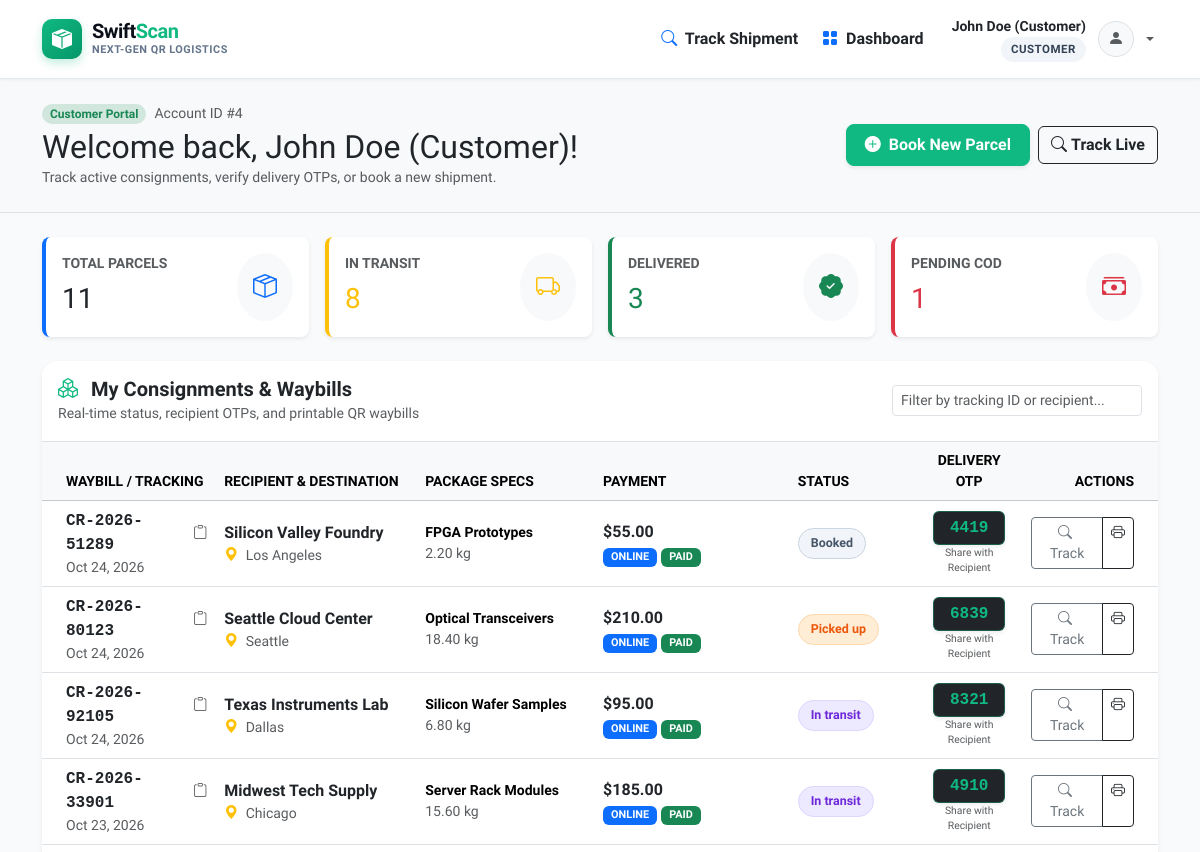
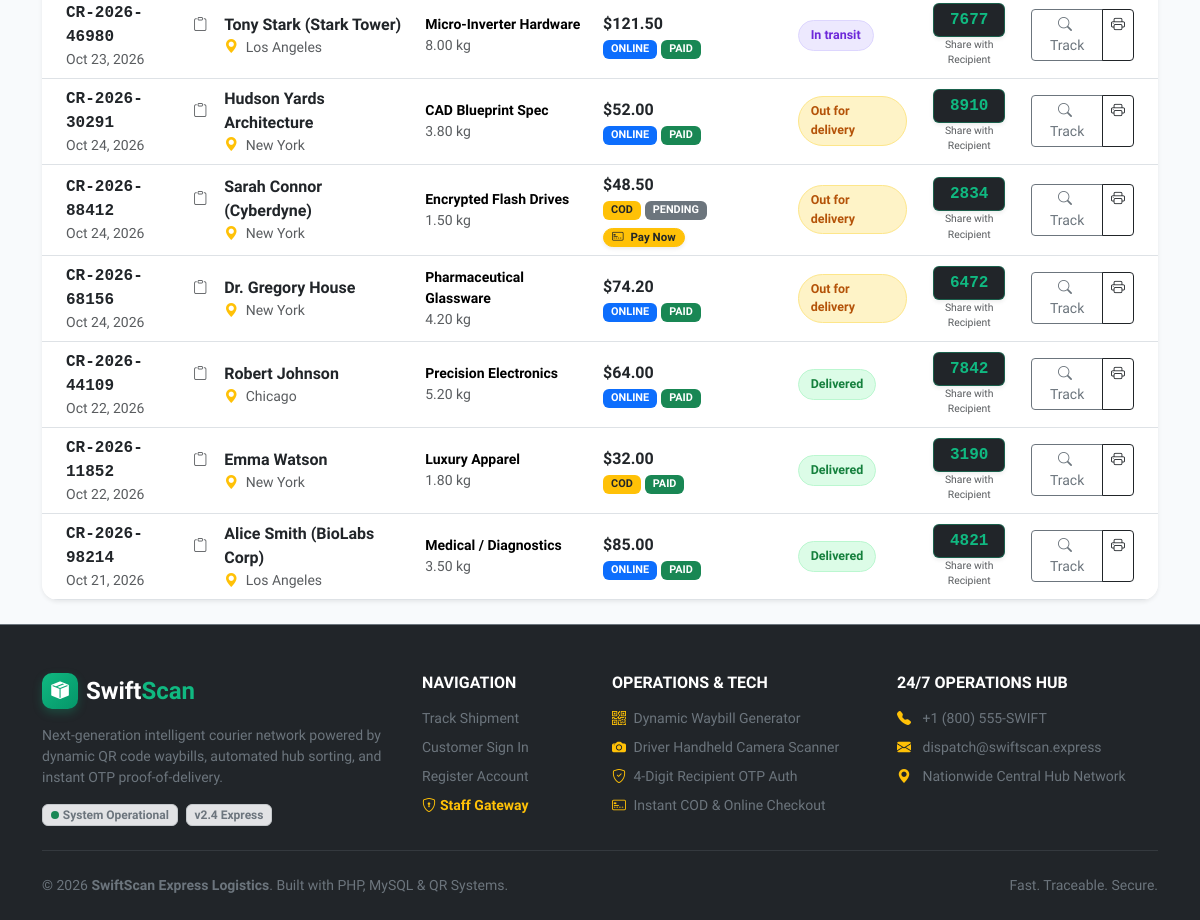
The page /customer/ (signed in) on the database its author committed (2 pictures, top to bottom).
### tables this page shows
CREATE TABLE `parcels` (
  `id` int(11) NOT NULL AUTO_INCREMENT,
  `tracking_number` varchar(50) NOT NULL,
  `sender_id` int(11) DEFAULT NULL,
  `sender_name` varchar(150) NOT NULL,
  `sender_phone` varchar(20) NOT NULL,
  `sender_address` text NOT NULL,
  `sender_city` varchar(100) NOT NULL,
  `sender_pincode` varchar(20) NOT NULL,
  `receiver_name` varchar(150) NOT NULL,
  `receiver_phone` varchar(20) NOT NULL,
  `receiver_address` text NOT NULL,
  `receiver_city` varchar(100) NOT NULL,
  `receiver_pincode` varchar(20) NOT NULL,
  `weight_kg` decimal(6,2) NOT NULL DEFAULT 1.00,
  `parcel_type` varchar(50) NOT NULL DEFAULT 'Standard Box',
  `shipping_cost` decimal(10,2) NOT NULL DEFAULT 45.00,
  `origin_hub_id` int(11) DEFAULT NULL,
  `destination_hub_id` int(11) DEFAULT NULL,
  `current_hub_id` int(11) DEFAULT NULL,
  `assigned_driver_id` int(11) DEFAULT NULL,
  `delivery_otp` varchar(6) NOT NULL DEFAULT '4821',
  `status` enum('booked','picked_up','in_transit','out_for_delivery','delivered','failed','returned') NOT NULL DEFAULT 'booked',
  `payment_status` enum('pending','paid') NOT NULL DEFAULT 'pending',
  `payment_method` enum('online','cod') NOT NULL DEFAULT 'online',
  `created_at` timestamp NOT NULL DEFAULT current_timestamp(),
  `delivered_at` timestamp NULL DEFAULT NULL,
  PRIMARY KEY (`id`),
  UNIQUE KEY `tracking_number` (`tracking_number`),
  KEY `fk_parcel_sender` (`sender_id`),
  KEY `fk_parcel_origin` (`origin_hub_id`),
  KEY `fk_parcel_dest` (`destination_hub_id`),
  KEY `fk_parcel_curr_hub` (`current_hub_id`),
  KEY `fk_parcel_driver` (`assigned_driver_id`),
  CONSTRAINT `fk_parcel_curr_hub` FOREIGN KEY (`current_hub_id`) REFERENCES `hubs` (`id`) ON DELETE SET NULL,
  CONSTRAINT `fk_parcel_dest` FOREIGN KEY (`destination_hub_id`) REFERENCES `hubs` (`id`) ON DELETE SET NULL,
  CONSTRAINT `fk_parcel_driver` FOREIGN KEY (`assigned_driver_id`) REFERENCES `users` (`id`) ON DELETE SET NULL,
  CONSTRAINT `fk_parcel_origin` FOREIGN KEY (`origin_hub_id`) REFERENCES `hubs` (`id`) ON DELETE SET NULL,
  CONSTRAINT `fk_parcel_sender` FOREIGN KEY (`sender_id`) REFERENCES `users` (`id`) ON DELETE SET NULL
);

### includes/auth_guard.php (called while the page is built, shortened)
<?php
function isLoggedIn() {
    return isset($_SESSION['user_id']) && !empty($_SESSION['user_id']);
}
function getCurrentUser() {
    return [
        'id'        => $_SESSION['user_id'] ?? null,
        'full_name' => $_SESSION['user_name'] ?? 'User',
        'email'     => $_SESSION['user_email'] ?? '',
        'role'      => $_SESSION['user_role'] ?? 'customer',
        'hub_id'    => $_SESSION['user_hub_id'] ?? null,
        'hub_name'  => $_SESSION['user_hub_name'] ?? null
    ];
}

### customer/index.php (the view, shortened to what this page needs)
<?php
require_once __DIR__ . '/../includes/auth_guard.php';
$currentUser = getCurrentUser();
$userId = $currentUser['id'];
require_once __DIR__ . '/../includes/header.php';
$pdo = getDB();
$statsStmt = $pdo->prepare("
    SELECT
        COUNT(*) AS total_parcels,
        SUM(CASE WHEN status IN ('booked', 'picked_up', 'in_transit', 'out_for_delivery') THEN 1 ELSE 0 END) AS active_parcels,
        SUM(CASE WHEN status = 'delivered' THEN 1 ELSE 0 END) AS delivered_parcels,
        SUM(CASE WHEN payment_method = 'cod' AND payment_status = 'pending' THEN 1 ELSE 0 END) AS pending_cod
    FROM parcels
    WHERE sender_id = :user_id
");
$statsStmt->execute([':user_id' => $userId]);
$stats = $statsStmt->fetch() ?: ['total_parcels' => 0, 'active_parcels' => 0, 'delivered_parcels' => 0, 'pending_cod' => 0];
$parcelsStmt = $pdo->prepare("
    SELECT
        p.*,
        oh.hub_name AS origin_hub_name,
        dh.hub_name AS dest_hub_name,
        d.full_name AS driver_name
    FROM parcels p
    LEFT JOIN hubs oh ON p.origin_hub_id = oh.id
    LEFT JOIN hubs dh ON p.destination_hub_id = dh.id
    LEFT JOIN users d ON p.assigned_driver_id = d.id
    WHERE p.sender_id = :user_id
    ORDER BY p.id DESC
");
$parcelsStmt->execute([':user_id' => $userId]);
$parcels = $parcelsStmt->fetchAll();
?>
<div class="py-4 bg-light border-bottom">
    <div class="container">
        <div class="d-flex flex-wrap align-items-center justify-content-between gap-3">
            <div>
                <div class="d-flex align-items-center gap-2">
                    <span class="badge bg-success-subtle text-success fw-bold px-2 py-1 rounded-pill">Customer Portal</span>
                    <span class="text-muted small">Account ID #<?php echo htmlspecialchars($userId); ?></span>
                </div>
                <h2 class="fw-extrabold text-dark mb-0 mt-1">
                    Welcome back, <?php echo htmlspecialchars($currentUser['full_name']); ?>!
                </h2>
                <p class="text-muted small mb-0">Track active consignments, verify delivery OTPs, or book a new shipment.</p>
            </div>
            <div class="d-flex align-items-center gap-2">
                <a href="<?php echo BASE_URL; ?>customer/book.php" class="btn btn-express fw-bold d-flex align-items-center gap-2 shadow-sm">
                    <i class="bi bi-plus-circle-fill"></i>
                    <span>Book New Parcel</span>
                </a>
                <a href="<?php echo BASE_URL; ?>index.php" class="btn btn-outline-dark fw-semibold d-flex align-items-center gap-1">
                    <i class="bi bi-search"></i>
                    <span>Track Live</span>
                </a>
            </div>
        </div>
    </div>
</div>
<div class="container py-4">
    <div class="row g-3 mb-4">
        <div class="col-6 col-md-3">
            <div class="card border-0 shadow-sm rounded-3 p-3 bg-white border-start border-primary border-4">
                <div class="d-flex align-items-center justify-content-between">
                    <div>
                        <div class="text-muted small text-uppercase fw-bold">Total Parcels</div>
                        <div class="fs-3 fw-extrabold text-dark mt-1"><?php echo (int)($stats['total_parcels'] ?? 0); ?></div>
                    </div>
                    <div class="p-3 rounded-circle bg-light text-primary">
                        <i class="bi bi-box-seam fs-4"></i>
                    </div>
                </div>
            </div>
        </div>
        <div class="col-6 col-md-3">
            <div class="card border-0 shadow-sm rounded-3 p-3 bg-white border-start border-warning border-4">
                <div class="d-flex align-items-center justify-content-between">
                    <div>
                        <div class="text-muted small text-uppercase fw-bold">In Transit</div>
                        <div class="fs-3 fw-extrabold text-warning mt-1"><?php echo (int)($stats['active_parcels'] ?? 0); ?></div>
                    </div>
                    <div class="p-3 rounded-circle bg-light text-warning">
                        <i class="bi bi-truck fs-4"></i>
                    </div>
                </div>
            </div>
        </div>
        <div class="col-6 col-md-3">
            <div class="card border-0 shadow-sm rounded-3 p-3 bg-white border-start border-success border-4">
                <div class="d-flex align-items-center justify-content-between">
                    <div>
                        <div class="text-muted small text-uppercase fw-bold">Delivered</div>
                        <div class="fs-3 fw-extrabold text-success mt-1"><?php echo (int)($stats['delivered_parcels'] ?? 0); ?></div>
                    </div>
                    <div class="p-3 rounded-circle bg-light text-success">
                        <i class="bi bi-patch-check-fill fs-4"></i>
                    </div>
                </div>
            </div>
        </div>
        <div class="col-6 col-md-3">
            <div class="card border-0 shadow-sm rounded-3 p-3 bg-white border-start border-danger border-4">
                <div class="d-flex align-items-center justify-content-between">
                    <div>
                        <div class="text-muted small text-uppercase fw-bold">Pending COD</div>
                        <div class="fs-3 fw-extrabold text-danger mt-1"><?php echo (int)($stats['pending_cod'] ?? 0); ?></div>
                    </div>
                    <div class="p-3 rounded-circle bg-light text-danger">
                        <i class="bi bi-cash-stack fs-4"></i>
                    </div>
                </div>
            </div>
        </div>
    </div>
    <div class="card border-0 shadow-sm rounded-4 overflow-hidden">
        <div class="card-header bg-white py-3 border-bottom d-flex flex-wrap align-items-center justify-content-between gap-2">
            <div>
                <h5 class="fw-bold text-dark mb-0">
                    <i class="bi bi-boxes me-2" style="color: var(--primary);"></i> My Consignments & Waybills
                </h5>
                <small class="text-muted">Real-time status, recipient OTPs, and printable QR waybills</small>
            </div>
            <div>
                <input type="text" id="filterParcelTable" class="form-control form-control-sm" placeholder="Filter by tracking ID or recipient..." style="min-width: 250px;">
            </div>
        </div>
        <div class="card-body p-0">
            <?php if (empty($parcels)): ?>
                <div class="text-center py-5 px-3">
                    <div class="d-inline-flex p-4 rounded-circle bg-light text-muted mb-3">
                        <i class="bi bi-inbox fs-1 text-warning"></i>
                    </div>
                    <h5 class="fw-bold text-dark mb-1">No Parcels Booked Yet</h5>
                    <p class="text-muted small max-w-500 mx-auto mb-4">
                        You have not scheduled any deliveries yet. Create your first shipment with our instant price estimator and generate your scannable QR waybill.
                    </p>
                    <a href="<?php echo BASE_URL; ?>customer/book.php" class="btn btn-express px-4 py-2 fw-bold">
                        <i class="bi bi-plus-circle me-1"></i> Book Your First Parcel
                    </a>
                </div>
            <?php else: ?>
                <div class="table-responsive">
                    <table class="table table-hover align-middle mb-0" id="customerShipmentTable">
                        <thead class="table-light small text-uppercase">
                            <tr>
                                <th class="ps-4">Waybill / Tracking</th>
                                <th>Recipient & Destination</th>
                                <th>Package Specs</th>
                                <th>Payment</th>
                                <th>Status</th>
                                <th class="text-center">Delivery OTP</th>
                                <th class="text-end pe-4">Actions</th>
                            </tr>
                        </thead>
                        <tbody>
                            <?php foreach ($parcels as $p): ?>
                                <tr>
                                    <td class="ps-4">
                                        <div class="d-flex align-items-center gap-2">
                                            <span class="font-monospace fw-bold text-dark"><?php echo htmlspecialchars($p['tracking_number']); ?></span>
                                            <button type="button" class="btn btn-sm btn-link p-0 text-muted btn-copy-code" data-code="<?php echo htmlspecialchars($p['tracking_number']); ?>" title="Copy Tracking Number">
                                                <i class="bi bi-clipboard"></i>
                                            </button>
                                        </div>
                                        <div class="text-muted small"><?php echo date('M d, Y', strtotime($p['created_at'])); ?></div>
                                    </td>
                                    <td>
                                        <div class="fw-bold text-dark"><?php echo htmlspecialchars($p['receiver_name']); ?></div>
                                        <div class="small text-muted">
                                            <i class="bi bi-geo-alt-fill text-warning me-1"></i>
                                            <?php echo htmlspecialchars($p['receiver_city']); ?>
                                        </div>
                                    </td>
                                    <td>
                                        <div class="small fw-semibold"><?php echo htmlspecialchars($p['parcel_type']); ?></div>
                                        <div class="text-muted small"><?php echo number_format((float)$p['weight_kg'], 2); ?> kg</div>
                                    </td>
                                    <td>
                                        <div class="fw-bold text-dark">$<?php echo number_format((float)$p['shipping_cost'], 2); ?></div>
                                        <div class="d-flex align-items-center gap-1 flex-wrap mt-1">
                                            <span class="badge <?php echo $p['payment_method'] === 'cod' ? 'bg-warning text-dark' : 'bg-primary'; ?> py-1 px-2" style="font-size: 0.68rem;">
                                                <?php echo strtoupper($p['payment_method']); ?>
                                            </span>
                                            <span class="badge <?php echo $p['payment_status'] === 'paid' ? 'bg-success' : 'bg-secondary'; ?> py-1 px-2" style="font-size: 0.68rem;">
                                                <?php echo strtoupper($p['payment_status']); ?>
                                            </span>
                                            <?php if ($p['payment_status'] === 'pending'): ?>
                                                <button type="button" class="btn btn-warning btn-sm py-0 px-2 fw-bold text-dark btn-pay-now shadow-sm rounded-pill mt-1"
                                                        data-id="<?php echo $p['id']; ?>"
                                                        data-tracking="<?php echo htmlspecialchars($p['tracking_number']); ?>"
                                                        data-amount="$<?php echo number_format((float)$p['shipping_cost'], 2); ?>"
                                                        style="font-size: 0.72rem;">
                                                    <i class="bi bi-credit-card-2-front me-1"></i> Pay Now
                                                </button>
                                            <?php endif; ?>
                                        </div>
                                    </td>
                                    <td>
                                        <span class="badge-status badge-status-<?php echo htmlspecialchars($p['status']); ?>">
                                            <?php echo ucfirst(str_replace('_', ' ', $p['status'])); ?>
                                        </span>
                                    </td>
                                    <td class="text-center">
                                        <span class="badge bg-dark font-monospace px-3 py-2 fs-6 shadow-sm" style="color: var(--primary); border: 1px solid rgba(16, 185, 129, 0.4);" title="Share this code with the recipient for doorstep verification">
                                            <?php echo htmlspecialchars($p['delivery_otp']); ?>
                                        </span>
                                        <div class="text-muted" style="font-size: 0.65rem;">Share with Recipient</div>
                                    </td>
                                    <td class="text-end pe-4">
                                        <div class="btn-group btn-group-sm">
                                            <a href="<?php echo BASE_URL; ?>index.php?track=<?php echo urlencode($p['tracking_number']); ?>" class="btn btn-outline-secondary" title="Live Timeline">
                                                <i class="bi bi-search me-1"></i> Track
                                            </a>
                                            <a href="<?php echo BASE_URL; ?>waybill_print.php?code=<?php echo urlencode($p['tracking_number']); ?>" target="_blank" class="btn btn-outline-dark" title="Print QR Waybill">
                                                <i class="bi bi-printer"></i>
                                            </a>
                                        </div>
                                    </td>
                                </tr>
                            <?php endforeach; ?>
                        </tbody>
                    </table>
                </div>
            <?php endif; ?>
        </div>
    </div>
</div>
<?php require_once __DIR__ . '/../includes/footer.php'; ?>

### rows shown on the page
parcels: tracking_number "CR-2026-51289", created_at "Oct 24, 2026", receiver_name "Silicon Valley Foundry", receiver_city "Los Angeles", parcel_type "FPGA Prototypes", weight_kg "2.20", shipping_cost "55.00", payment_method "ONLINE", payment_status "PAID", status "Booked", delivery_otp "4419"
parcels: tracking_number "CR-2026-80123", created_at "Oct 24, 2026", receiver_name "Seattle Cloud Center", receiver_city "Seattle", parcel_type "Optical Transceivers", weight_kg "18.40", shipping_cost "210.00", payment_method "ONLINE", payment_status "PAID", status "Picked up", delivery_otp "6839"
parcels: tracking_number "CR-2026-92105", created_at "Oct 24, 2026", receiver_name "Texas Instruments Lab", receiver_city "Dallas", parcel_type "Silicon Wafer Samples", weight_kg "6.80", shipping_cost "95.00", payment_method "ONLINE", payment_status "PAID", status "In transit", delivery_otp "8321"
parcels: tracking_number "CR-2026-33901", created_at "Oct 23, 2026", receiver_name "Midwest Tech Supply", receiver_city "Chicago", parcel_type "Server Rack Modules", weight_kg "15.60", shipping_cost "185.00", payment_method "ONLINE", payment_status "PAID", status "In transit", delivery_otp "4910"
parcels: tracking_number "CR-2026-46980", created_at "Oct 23, 2026", receiver_name "Tony Stark (Stark Tower)", receiver_city "Los Angeles", parcel_type "Micro-Inverter Hardware", weight_kg "8.00", shipping_cost "121.50", payment_method "ONLINE", payment_status "PAID", status "In transit", delivery_otp "7677"
parcels: tracking_number "CR-2026-30291", created_at "Oct 24, 2026", receiver_name "Hudson Yards Architecture", receiver_city "New York", parcel_type "CAD Blueprint Spec", weight_kg "3.80", shipping_cost "52.00", payment_method "ONLINE", payment_status "PAID", status "Out for delivery", delivery_otp "8910"
parcels: tracking_number "CR-2026-88412", created_at "Oct 24, 2026", receiver_name "Sarah Connor (Cyberdyne)", receiver_city "New York", parcel_type "Encrypted Flash Drives", weight_kg "1.50", shipping_cost "48.50", payment_method "COD", payment_status "PENDING", status "Out for delivery", delivery_otp "2834"
parcels: tracking_number "CR-2026-68156", created_at "Oct 24, 2026", receiver_name "Dr. Gregory House", receiver_city "New York", parcel_type "Pharmaceutical Glassware", weight_kg "4.20", shipping_cost "74.20", payment_method "ONLINE", payment_status "PAID", status "Out for delivery", delivery_otp "6472"
parcels: tracking_number "CR-2026-44109", created_at "Oct 22, 2026", receiver_name "Robert Johnson", receiver_city "Chicago", parcel_type "Precision Electronics", weight_kg "5.20", shipping_cost "64.00", payment_method "ONLINE", payment_status "PAID", status "Delivered", delivery_otp "7842"
parcels: tracking_number "CR-2026-11852", created_at "Oct 22, 2026", receiver_name "Emma Watson", receiver_city "New York", parcel_type "Luxury Apparel", weight_kg "1.80", shipping_cost "32.00", payment_method "COD", payment_status "PAID", status "Delivered", delivery_otp "3190"
parcels: tracking_number "CR-2026-98214", created_at "Oct 21, 2026", receiver_name "Alice Smith (BioLabs Corp)", receiver_city "Los Angeles", parcel_type "Medical / Diagnostics", weight_kg "3.50", shipping_cost "85.00", payment_method "ONLINE", payment_status "PAID", status "Delivered", delivery_otp "4821"

### other values the page prints
$currentUser['full_name'] "John Doe (Customer)"
str_replace('_', ' ', $currentRole) "CUSTOMER"
$userId "4"
$stats['total_parcels'] "11"
$stats['active_parcels'] "8"
$stats['delivered_parcels'] "3"
$stats['pending_cod'] "1"
